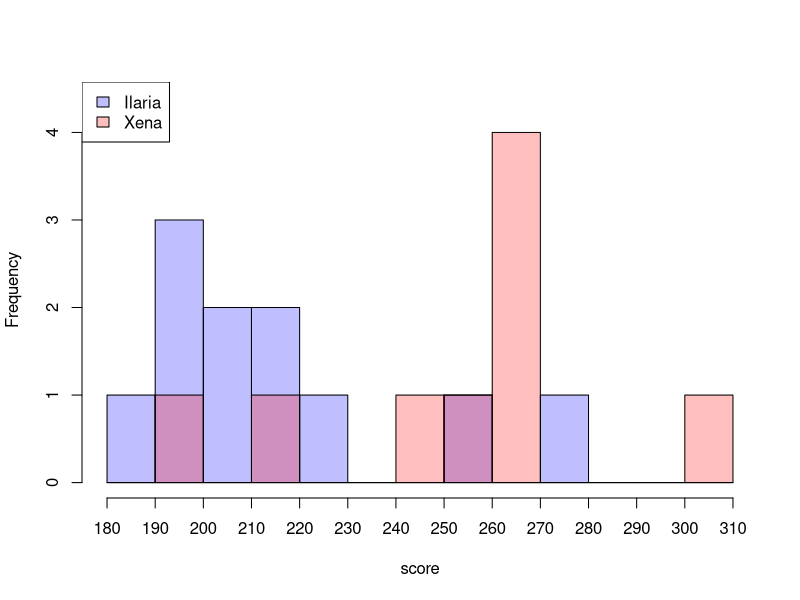
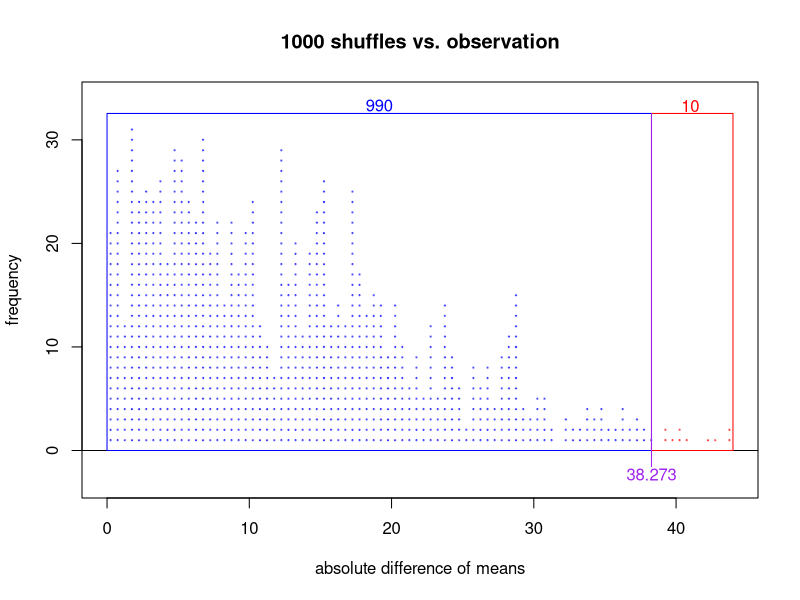

Write R code to recreate these figures, in order.
## ---- chunk 1
# S-IC.B.5: Use data from a randomized experiment to compare two treatments; use simulations to decide if differences between parameters are significant.

names_vector <- c(
  "Aria",   # A
  "Bodhi",  # B
  "Celia",  # C
  "Dante",  # D
  "Elara",  # E
  "Fabian", # F
  "Ginevra",# G
  "Hugo",   # H
  "Ilaria", # I
  "Jovan",  # J
  "Kaia",   # K
  "Luca",   # L
  "Mila",   # M
  "Niko",   # N
  "Orla",   # O
  "Piero",  # P
  "Quinn",  # Q
  "Rhea",   # R
  "Soren",  # S
  "Talia",  # T
  "Ulises", # U
  "Veda",   # V
  "Wendell",# W
  "Xena",   # X
  "Yara",   # Y
  "Zara"    # Z
)

names = sort(sample(names_vector,2))
p1 = names[1]
p2 = names[2]

is_diff_signif = sample(c(T,F),1)

if(is_diff_signif){
    bnds = c(960,999)
    bt = c(950,1000)
    bi = 5
    q7sol = "10"
    q8sol = "10"
    sym = "<"
    sigwrd = ""
} else {
    bi = sample(1:4,1)
    bnds = list(c(605,695),c(705,795),c(805,895),c(902,948))[[bi]]
    bt = list(c(600,700),c(700,800),c(800,900),c(900,950))[[bi]]
    q7sol = "01"
    q8sol = "01"
    sym = "\\ge"
    sigwrd = "NOT"
}

posses = list(c(600,700),c(700,800),c(800,900),c(900,950),c(950,1000))
solbnd = posses[[bi]]

q4al = c("* (600,700)\n* (700,800)\n* (800,900)\n* (900,950)\n* (950,1000)")
q5al = c("* (0,50)\n* (50,100)\n* (100,200)\n* (200,300)\n* (300,400)")
q6al = c("* (0,0.05)\n* (0.05,0.1)\n* (0.1,0.2)\n* (0.2,0.3)\n* (0.3,0.4)")
q7al = c("* Yes. The observed difference is significant.\n* No. The observed difference is not significant.")
q8al = c("* Yes.\n* No.")

q4sol = paste0(1*(1:5==bi),collapse="")
q5sol = paste0(1*(1:5==(6-bi)),collapse="")
q6sol = paste0(1*(1:5==(6-bi)),collapse="")



while(T){
    mu = 220
    siga = sample(8:30,1)
    sigb = siga*2^runif(1,-1,1)
    sig = sample(c(siga,sigb))
    ns = sample(6:12,2)
    app_mes = sig*2/sqrt(ns)
    app_me_diff = sqrt(sum(app_mes^2))*sample(c(-1,1),1)
    mu1 = mu-app_me_diff/2
    mu2 = mu+app_me_diff/2
    n1 = ns[1]
    n2 = ns[2]
    sig1 = sig[1]
    sig2 = sig[2]
    sam1 = round(rnorm(n1,mu1,sig1))
    sam2 = round(rnorm(n2,mu2,sig2))
    xbd = abs(mean(sam2)-mean(sam1))
    rsd = numeric()
    howmany = numeric()
    for(i in 1:100){
        for(i in 1:1000){
            shuff = sample(c(sam1,sam2))
            rs1 = shuff[1:n1]
            rs2 = shuff[(n1+1):(n1+n2)]
            rsd = c(rsd,abs(mean(rs2)-mean(rs1)))
        }
        howmany = c(howmany,sum(rsd<xbd))
        rsd = numeric()
        if(min(howmany)<bnds[1]+1 || max(howmany)>bnds[2]-1 || xbd<1){
            break
        }
    }
    if(length(howmany)==100){break}
}

xbar1 = round(mean(sam1),3)
xbar2 = round(mean(sam2),3)
obs_adm = abs(xbar2-xbar1)

opts_al_sol = function(value,del,nchoice){
    bbb = nchoice-1
    opts = value-sample(0:bbb,1)*del+(0:bbb)*del
    al = paste0("* ",opts,collapse="\n")
    sol = paste0(1*(value==opts),collapse="")
    return(list(opts,al,sol))
}

xbar1oas = opts_al_sol(xbar1,1,4)
xbar2oas = opts_al_sol(xbar2,1,4) 
odoas = opts_al_sol(abs(xbar2-xbar1),1,4)

ALs = character()
SOLs = character()

for(i in 1:5){
    b1b2 = posses[[i]]
}



if(xbar1>xbar2){
    better = p1
    worse = p2
} else {
    better = p2
    worse = p1
}

if(is_diff_signif){
    q8sent = paste0("Because the difference is significant, and we know ",better," scored higher, we can say ",better," is a more skilled archer than ",worse,".")
} else {
    q8sent = paste0("Because the difference is NOT significant, we are left with two possibilities: either they are equally skilled archers or need more data to detect the difference in skill.")
}

## ---- chunk 2
opts <- options(knitr.kable.NA = "")
ml = max(length(sam1),length(sam2))
sa1 = c(sam1,rep(NA,ml-length(sam1)+1))
sa2 = c(sam2,rep(NA,ml-length(sam2)+1))
mydf = data.frame(sa1,sa2)
colnames(mydf) = c(p1,p2)
knitr::kable(mydf,format="html", align = "c",row.names=F,table.attr='class="bordered-table"')
## ---- chunk 3
sampool = c(sam1,sam2)
lo = floor(min(sampool)/10)*10
hi = ceiling(max(sampool)/10)*10
plot1 <- hist(sam1,breaks=seq(lo,hi,10),plot=F)                    
plot2 <- hist(sam2,breaks=seq(lo,hi,10),plot=F)
dens1 = (plot1$counts)/n1
dens2 = (plot2$counts)/n2
mxden = max(c(dens1,dens2))
plot(plot1, col=rgb(0,0,1,1/4), xlim=c(lo,hi), ylim=c(0,max(c(plot1$counts,plot2$counts))*1.1),
     main=paste0(""),
     xlab="score",xaxt = "n")
plot(plot2, col=rgb(1,0,0,1/4), add=T)
cnts1 = numeric()
axis(1,at=seq(lo,hi,10))
legend("topleft",legend=c(p1,p2),fill=c(rgb(0,0,1,1/4),rgb(1,0,0,1/4)),)
## ---- chunk 4
LETS = c(LETTERS)
for(i in LETTERS){
  LETS = c(LETS,paste0(i,LETTERS))
}
g1r = LETS[n1]
g2l = LETS[n1+2]
g2r = LETS[n1+n2+2]
col_adm = LETS[n1+n2+4]
col_test = LETS[n1+n2+5]
col_work = LETS[n1+n2+6]
## ---- chunk 5
while(T){
    rsd = numeric()
    for(i in 1:1000){
        shuff = sample(c(sam1,sam2))
        rs1 = shuff[1:n1]
        rs2 = shuff[(n1+1):(n1+n2)]
        rsd = c(rsd,abs(mean(rs2)-mean(rs1)))
    }
    plt1 = hist(rsd,plot = F,breaks=100)
    num = sum(plt1$counts[plt1$mids<obs_adm])
    num2 = num
    if(bnds[1]<num && num<bnds[2]){
        break
    }
}

plot(0,0,"n",
    xlim=c(0,max(c(plt1$breaks,rsd))),
    ylim=c(-max(plt1$counts)/10,max(plt1$counts)*1.1),
    main="1000 shuffles vs. observation",
    xlab="absolute difference of means",
    ylab="frequency")
for(i in 1:length(plt1$mids)){
    for(j in 1:plt1$counts[i]){
        if(plt1$mids[i]<obs_adm){
            col = rgb(0,0,1,0.5)
        } else {
            col = rgb(1,0,0,0.5)
        }
        if(plt1$counts[i]>0){
            points(plt1$mids[i],j,pch=19,cex=0.2,col=col)
        }
    }
}
bbb = max(plt1$counts)/10
bb2 = bbb*10
abline(h=0)
polygon(c(0,0,obs_adm,obs_adm),c(0,bb2*1.05,bb2*1.05,0),border="blue")
text(obs_adm/2,bb2*1.075,num2,col="blue")
polygon(c(obs_adm,obs_adm,max(c(plt1$breaks,rsd)),max(c(plt1$breaks,rsd))),c(0,bb2*1.05,bb2*1.05,0),border="red")
text((obs_adm+max(rsd))/2,bb2*1.075,1000-num2,col="red")
lines(c(obs_adm,obs_adm),c(bb2*1.05,-bbb/2),col="purple")
text(obs_adm,-3*bbb/4,sprintf("%.3f",obs_adm),col="purple")  
